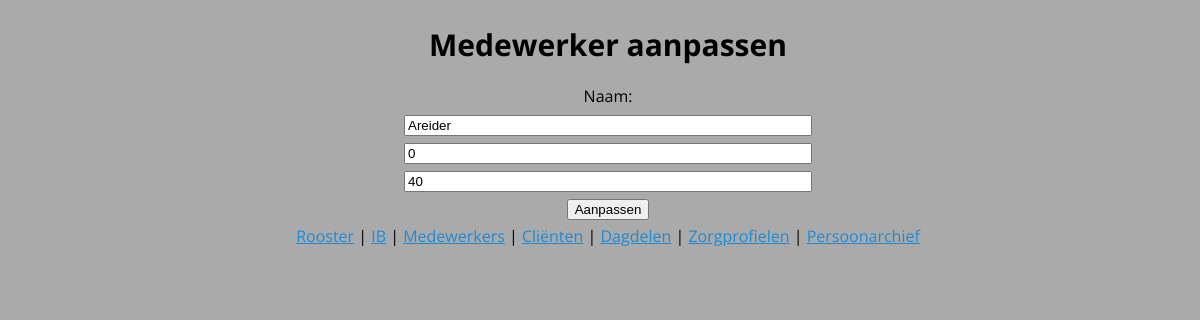
The app's page /staffs/update/2 with its own data.
### roosterapp/sql.py (models this page shows)
class Person(Base):
    __tablename__ = 'persons'
    id = Column(Integer, primary_key=True)
    name = Column(String)
    active = Column(Boolean, default=True)
    atttendance = relationship("Presence", backref="person", cascade="delete, delete-orphan")

class Staff(Base):
    __tablename__ = 'staffs'
    person_id = Column(Integer, ForeignKey("persons.id"), primary_key=True)
    min_hours = Column(Integer, default=0)
    max_hours = Column(Integer, default=0)
    person = relationship("Person")
    sessions = relationship("Session", backref="staff", cascade="delete, delete-orphan")

### roosterapp/routes.py (the view)
@staff_crud.route('/update/<id>', methods=['GET'])
def show_update_staff(id):
    if staff := app.db.session.query(Staff).get(id):
        return render_template('update_staff.html', staff=staff)
    else:
        return redirect(url_for('staff_crud.show_staffs'))

### roosterapp/templates/update_staff.html (shortened to what this page needs)
{% extends 'base.html' %}
{% block body %}
<h1>Medewerker aanpassen</h1>
<form action="/staffs/update/{{ staff.person_id }}" method="POST" style="width:50em;text-align: center;">
    <label for="staff_name">Naam:</label><br>
    <input type="text" name="staff_name" id="staff_name" value="{{ staff.person.name }}" style="width: 50%;"><br>
    <input type="text" name="min_hours" id="min_hours" value="{{ staff.min_hours }}" style="width: 50%;"><br>
    <input type="text" name="max_hours" id="max_hours" value="{{ staff.max_hours }}" style="width: 50%;"><br>
    <input type="submit" value="Aanpassen">
</form>
{% endblock %}

### roosterapp/static/css/main.css (style rules this page uses)
body { font-family: 'Open Sans', sans-serif; line-height: 1.75em; font-size: 16px; background-color: #aaa; width: 100%; position: relative; }
h1 { font-size: 30px; line-height: 34px; text-align: center; }

### records on screen
Person: staff_name "Areider"
Staff: min_hours "0", max_hours "40"
